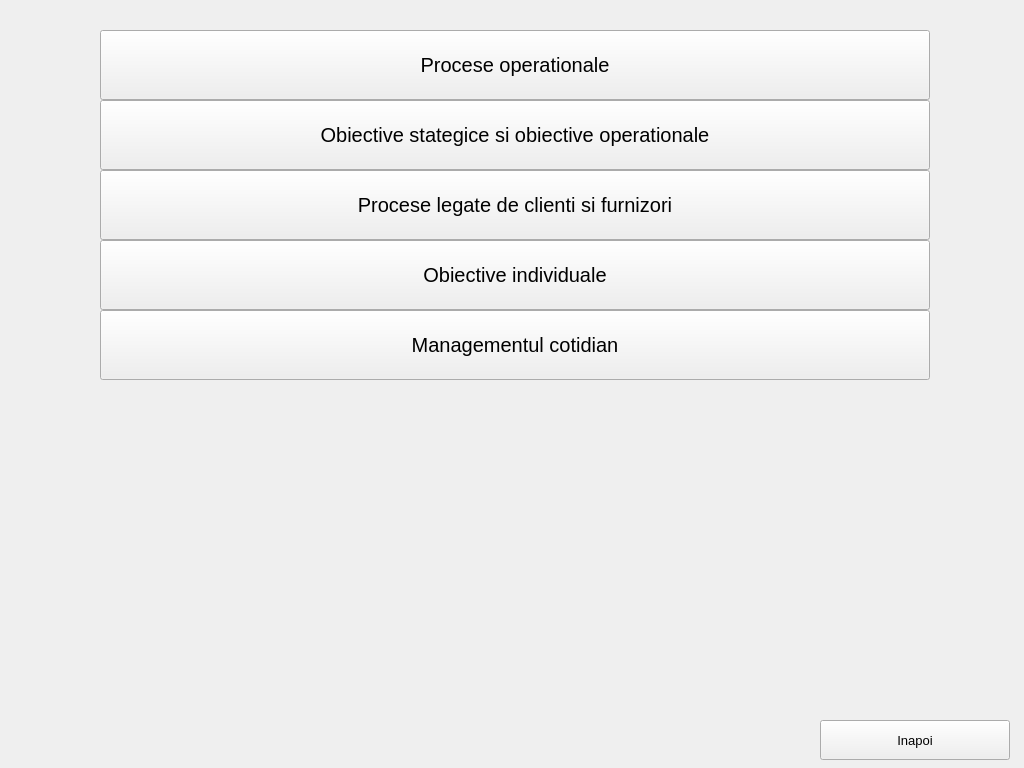
<?xml version="1.0" encoding="UTF-8"?>
<ui version="4.0">
 <class>Obiective</class>
 <widget class="QMainWindow" name="Obiective">
  <property name="geometry">
   <rect>
    <x>0</x>
    <y>0</y>
    <width>1024</width>
    <height>768</height>
   </rect>
  </property>
  <property name="windowTitle">
   <string>MainWindow</string>
  </property>
  <widget class="QWidget" name="centralwidget">
   <widget class="QPushButton" name="inapoi">
    <property name="geometry">
     <rect>
      <x>820</x>
      <y>720</y>
      <width>190</width>
      <height>40</height>
     </rect>
    </property>
    <property name="font">
     <font>
      <pointsize>10</pointsize>
     </font>
    </property>
    <property name="text">
     <string>Inapoi</string>
    </property>
   </widget>
   <widget class="QPushButton" name="procese">
    <property name="geometry">
     <rect>
      <x>100</x>
      <y>30</y>
      <width>830</width>
      <height>70</height>
     </rect>
    </property>
    <property name="font">
     <font>
      <pointsize>15</pointsize>
     </font>
    </property>
    <property name="text">
     <string>Procese operationale</string>
    </property>
   </widget>
   <widget class="QPushButton" name="ob">
    <property name="geometry">
     <rect>
      <x>100</x>
      <y>100</y>
      <width>830</width>
      <height>70</height>
     </rect>
    </property>
    <property name="font">
     <font>
      <pointsize>15</pointsize>
     </font>
    </property>
    <property name="text">
     <string>Obiective stategice si obiective operationale</string>
    </property>
   </widget>
   <widget class="QPushButton" name="cf">
    <property name="geometry">
     <rect>
      <x>100</x>
      <y>170</y>
      <width>830</width>
      <height>70</height>
     </rect>
    </property>
    <property name="font">
     <font>
      <pointsize>15</pointsize>
     </font>
    </property>
    <property name="text">
     <string>Procese legate de clienti si furnizori</string>
    </property>
   </widget>
   <widget class="QPushButton" name="individ">
    <property name="geometry">
     <rect>
      <x>100</x>
      <y>240</y>
      <width>830</width>
      <height>70</height>
     </rect>
    </property>
    <property name="font">
     <font>
      <pointsize>15</pointsize>
     </font>
    </property>
    <property name="text">
     <string>Obiective individuale</string>
    </property>
   </widget>
   <widget class="QPushButton" name="cotidian">
    <property name="geometry">
     <rect>
      <x>100</x>
      <y>310</y>
      <width>830</width>
      <height>70</height>
     </rect>
    </property>
    <property name="font">
     <font>
      <pointsize>15</pointsize>
     </font>
    </property>
    <property name="text">
     <string>Managementul cotidian</string>
    </property>
   </widget>
  </widget>
 </widget>
 <resources/>
 <connections/>
</ui>
